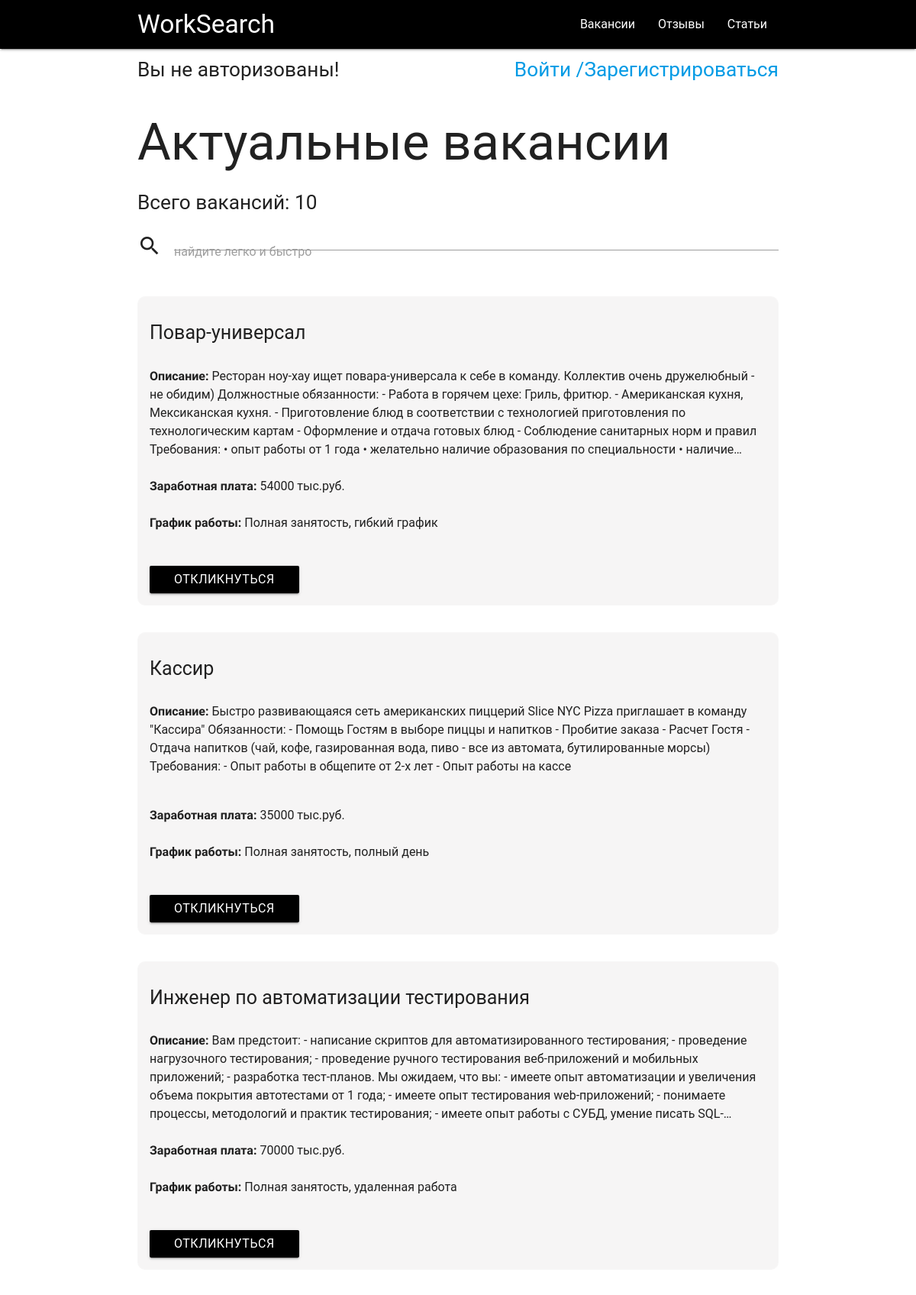
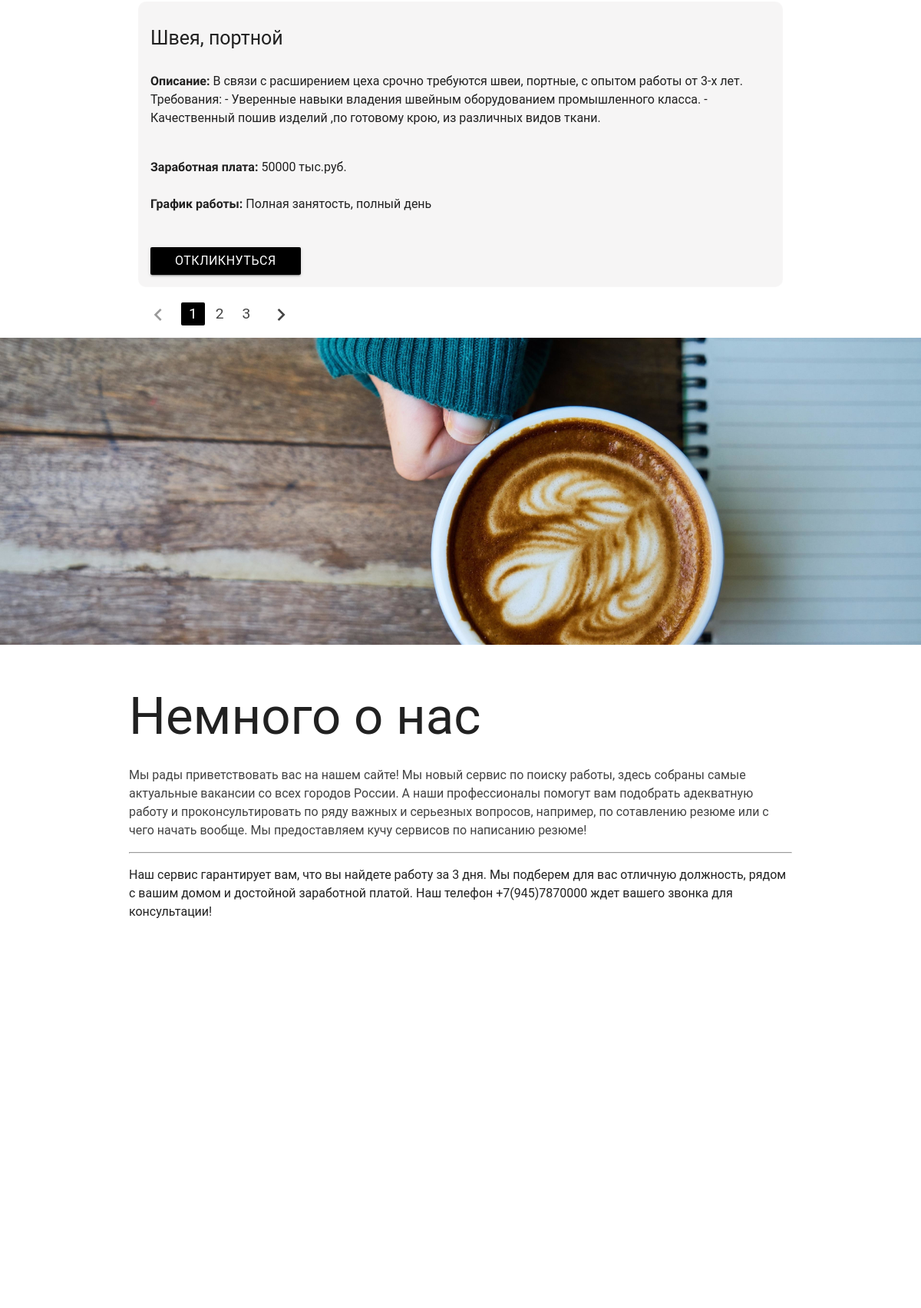
/vacancies (upper part), run on the app's committed database (2 pictures, top to bottom).
### main/models.py (models this page shows, shortened)
class Vacancies(models.Model):
    id_vacancies = models.ForeignKey(Vacancies_cities, on_delete=models.CASCADE)
    name_of_vacancy = models.CharField('Название вакансии', max_length=100)
    description = models.TextField('Описание вакансии')
    salary_of_mounth = models.IntegerField('Заработная плата (руб/мес)')
    graphic_of_work = models.CharField('График работы/занятость', max_length=255)
    id_company = models.IntegerField('ID компании')
    id_summary = models.IntegerField('ID резюме')
    class Meta:
        verbose_name = "Вакансия"
        verbose_name_plural = "Вакансии"

### main/views.py (the view)
# urls.py: path('vacancies', views.index2, name='vacancies'),
def index2(request):
    search_query = request.GET.get('search', '')
    if search_query:
        vacancies = Vacancies.objects.filter(name_of_vacancy__icontains=search_query)
    else:
        vacancies = Vacancies.objects.all()
    count = Vacancies.objects.all().count()
    paginator = Paginator(vacancies, 4)  # 4 поста на каждой странице
    page_number = request.GET.get('page', 1)
    page = paginator.get_page(page_number)
    is_paginated = page.has_other_pages()
    if page.has_previous():
        prev_url = '?page={}'.format(page.previous_page_number())
    else:
        prev_url = ''
    if page.has_next():
        next_url = '?page={}'.format(page.next_page_number())
    else:
        next_url = ''
    context = {
        'page_object': page,
        'is_paginated': is_paginated,
        'next_url': next_url,
        'prev_url': prev_url,
        'count': count,
    }
    return render(request, 'main/vacancies.html', context=context)

### main/templates/main/vacancies.html (shortened to what this page needs)
{% extends 'main/base.html' %}
{% load static %}
{% block title %}
<h1>Актуальные вакансии</h1>
<h5>Всего вакансий: {{ count }}</h5>
{% endblock %}
{% block search %}
  <form class="row" action="{% url 'vacancies' %}" role="form">
    <div class="col s12">
      <div class="row">
        <div class="input-field col s12">
          <i class="material-icons prefix">search</i>
          <input type="text" id="autocomplete-input" class="autocomplete" name="search">
          <label for="autocomplete-input">найдите легко и быстро</label>
        </div>
      </div>
    </div>
  </form>
{% endblock %}
{% block content %}
{% for el in page_object.object_list %}
            <div class="block"><h4 class="block__title">{{ el.name_of_vacancy }}</h4>
                <div class="block__about-work"><p class="block__description"> <b>Описание:</b> {{ el.description }}</p></div><br/>
                <div class="block__salary"><b>Заработная плата:</b> {{ el.salary_of_mounth }} тыс.руб.</div><br/>
                   <div class="block__graphic"><b>График работы:</b> {{ el.graphic_of_work }}</div><br/>
                <a class="waves-effect waves-light btn" style="margin-top:20px;" role="button">Откликнуться</a><br/>
                </div>
{% endfor %}
{% endblock %}
{% block pagination %}
<ul class="pagination">
    <li class="{% if not prev_url %} disabled {% endif %}"><a href="{{ prev_url }}"><i class="material-icons">chevron_left</i></a></li>
    {% for n in page_object.paginator.page_range %}
        {% if page_object.number == n %}
              <li class="active"><a href="?page={{ n }}">{{ n }}</a></li>
        {% else  %}
            <li class="waves-effect"><a href="?page={{ n }}">{{ n }}</a></li>
        {% endif %}
    {% endfor %}
    <li class="waves-effect {% if not next_url %} disabled {% endif %}"><a href="{{ next_url }}"><i class="material-icons">chevron_right</i></a></li>
</ul>
{% endblock %}
{% block pic %}
<div class="wrapper">
        <div class="wrapper__content">
            <img class="wrapper__picture" src="{% static 'image/work.jpg' %}" alt="Ободряющее кофе на столе">
        </div>
    </div>
{% endblock %}

### main/templates/main/base.html (shortened to what this page needs)
{% load static %}
<!DOCTYPE html>
<html lang="ru">
    <head>
        <link rel="stylesheet" href="{% static 'materialize/css/materialize.min.css' %}">
        <link rel="stylesheet" href="{% static 'style1.css' %}">
        <link rel="stylesheet" href="{% static 'style3.css' %}">
    </head>
    <body>
        <header role="banner">
        <div class="navbar-fixed">
        <nav role="navigation">
            <div class="nav-wrapper">
                <div class="container">
                <a href="#" class="brand-logo">WorkSearch</a>
                <ul class="right hide-on-med-and-down">
                    <li><a href="{% url 'vacancies' %}" role="link">Вакансии</a></li>
                    <li><a href="{% url 'reviews' %}" role="link">Отзывы</a></li>
                    <li><a href="{% url 'arcticle' %}" role="link">Статьи</a></li>
                </ul>
            </div>
            </div>
        </nav>
    </div>
    </header>
    <main>
        <div class="container" role="main">
            <div class="container__login">
            {% if user.is_authenticated %}
                      <h5>Привет, {{ user.username }}!</h5>
                     <h5><a href="{% url 'logout' %}">Выйти</a></h5>
                     {% else %}
                     <h5>Вы не авторизованы!</h5>
                <div class="container__link-login">
                    <h5><a href="{% url 'login' %}" role="link">Войти / </a></h5>
                    <h5><a href="{% url 'signup' %}" role="link"> Зарегистрироваться</a></h5>
                </div>
                     {% endif %}
                </div>
            {% block title %}{% endblock %}
            {% block search %}{% endblock %}
            <div class="container__content">
               <div class="container__block">
        {% block content %}
                   {% endblock %}
               </div>
            </div>
            {% block pagination %}{% endblock %}
        </div>
    {% block pic %}{% endblock %}
        <div class="container">
        <div class="section white">
        <div class="row">
            <h1 class="header">Немного о нас</h1>
            <p class="grey-text text-darken-3 lighten-3">
                Мы рады приветствовать вас на нашем сайте! Мы новый сервис по поиску работы, здесь собраны самые актуальные вакансии со всех городов России. А наши профессионалы помогут вам подобрать адекватную работу и проконсультировать по ряду важных и серьезных вопросов, например, по сотавлению резюме или с чего начать вообще.
                Мы предоставляем кучу сервисов по написанию резюме!
            </p>
             <hr>
            <p>
                Наш сервис гарантирует вам, что вы найдете работу за 3 дня. Мы подберем для вас отличную должность, рядом с вашим домом и достойной заработной платой.
                Наш телефон +7(945)7870000 ждет вашего звонка для консультации!
            </p>
        </div>
</div>
        </div>
<div class="parallax-container">
        <div class="parallax">
        </div>
    </div>
    </main>
    </body>
</html>

### main/static/style1.css (style rules this page uses)
body, html { font-family: "Roboto", sans-serif; font-size: 16px; margin: 0px; padding: 0px; }
nav { background-color: black; }
.container__content { width: 100%; margin: 20px auto; }
.container__block { display: grid; grid-template-columns: repeat(auto-fit,minmax(500px,1fr)); grid-column-gap: 30px; grid-row-gap: 35px; }
.block { padding: 15px; background: rgba( 219, 214, 214, 0.25 ); backdrop-filter: blur( 4px ); -webkit-backdrop-filter: blur( 4px ); border-radius: 10px; border: 1px solid rgba( 255, 255, 255, 0.18 ); }
.block__title { text-align: left; font-size: 25px; }
.block__description, .block__salary, .block__graphic { text-align: left; }
.block__about-work { display: -webkit-box; -webkit-line-clamp: 5; -webkit-box-orient: vertical; overflow: hidden; }
.wrapper { width: 100%; }
.wrapper__picture { object-fit: cover; width:100%; height: 25rem; }

### main/templates/main/base.html (style rules this page uses)
.btn, .btn-large { background-color: black; }
.addreview, .container__login { display: flex; flex-direction: row; justify-content: space-between; }
.container__link-login { display: flex; flex-direction: row; }

### data on the page
Vacancies: name_of_vacancy "Повар-универсал", description "Ресторан ноу-хау ищет повара-универсала к себе в команду. Коллектив очень дружелюбный - не обидим) Должностные обязанности: - Работа в горячем цехе: Гриль, фритюр. - Американская кухня, Мексиканская кухня. - Приготовление блюд в соответствии с технологией приготовления по технологическим картам - Оформление и отдача готовых блюд - Соблюдение санитарных норм и правил Требования: • опыт работы от 1 года • желательно наличие образования по специальности •…", salary_of_mounth "54000", graphic_of_work "Полная занятость, гибкий график"
Vacancies: name_of_vacancy "Кассир", description "Быстро развивающаяся сеть американских пиццерий Slice NYC Pizza приглашает в команду \"Кассира\" Обязанности: - Помощь Гостям в выборе пиццы и напитков - Пробитие заказа - Расчет Гостя - Отдача напитков (чай, кофе, газированная вода, пиво - все из автомата, бутилированные морсы) Требования: - Опыт работы в общепите от 2-х лет - Опыт работы на кассе", salary_of_mounth "35000", graphic_of_work "Полная занятость, полный день"
Vacancies: name_of_vacancy "Инженер по автоматизации тестирования", description "Вам предстоит: - написание скриптов для автоматизированного тестирования; - проведение нагрузочного тестирования; - проведение ручного тестирования веб-приложений и мобильных приложений; - разработка тест-планов. Мы ожидаем, что вы: - имеете опыт автоматизации и увеличения объема покрытия автотестами от 1 года; - имеете опыт тестирования web-приложений; - понимаете процессы, методологий и практик тестирования; - имеете опыт работы с СУБД, умение…", salary_of_mounth "70000", graphic_of_work "Полная занятость, удаленная работа"
Vacancies: name_of_vacancy "Швея, портной", description "В связи с расширением цеха срочно требуются швеи, портные, с опытом работы от 3-х лет. Требования: - Уверенные навыки владения швейным оборудованием промышленного класса. - Качественный пошив изделий ,по готовому крою, из различных видов ткани.", salary_of_mounth "50000", graphic_of_work "Полная занятость, полный день"

### other printed values
{{ count }} "10"
{{ n }} "1"
{{ n }} "2" "3"
